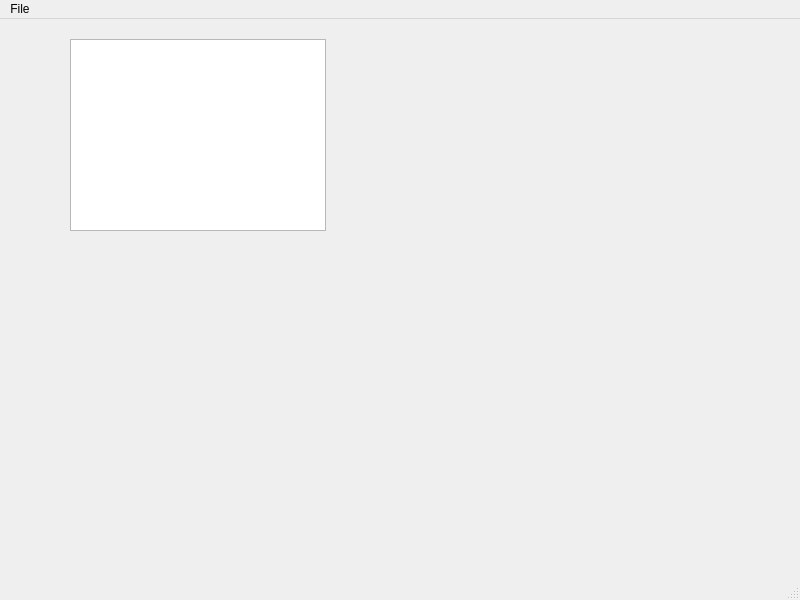
<?xml version="1.0" encoding="UTF-8"?>
<ui version="4.0">
 <class>MainWindow</class>
 <widget class="QMainWindow" name="MainWindow">
  <property name="geometry">
   <rect>
    <x>0</x>
    <y>0</y>
    <width>800</width>
    <height>600</height>
   </rect>
  </property>
  <property name="windowTitle">
   <string>MainWindow</string>
  </property>
  <widget class="QWidget" name="centralwidget">
   <widget class="QTextBrowser" name="textBrowser">
    <property name="geometry">
     <rect>
      <x>70</x>
      <y>20</y>
      <width>256</width>
      <height>192</height>
     </rect>
    </property>
   </widget>
  </widget>
  <widget class="QMenuBar" name="menubar">
   <property name="geometry">
    <rect>
     <x>0</x>
     <y>0</y>
     <width>800</width>
     <height>21</height>
    </rect>
   </property>
   <widget class="QMenu" name="menuFile">
    <property name="title">
     <string>File</string>
    </property>
   </widget>
   <addaction name="menuFile"/>
  </widget>
  <widget class="QStatusBar" name="statusbar"/>
  <action name="actionfsdfsdgf">
   <property name="text">
    <string>fsdfsdgf</string>
   </property>
  </action>
  <action name="actionsadfsdf">
   <property name="text">
    <string>sadfsdf</string>
   </property>
  </action>
 </widget>
 <resources/>
 <connections/>
</ui>
